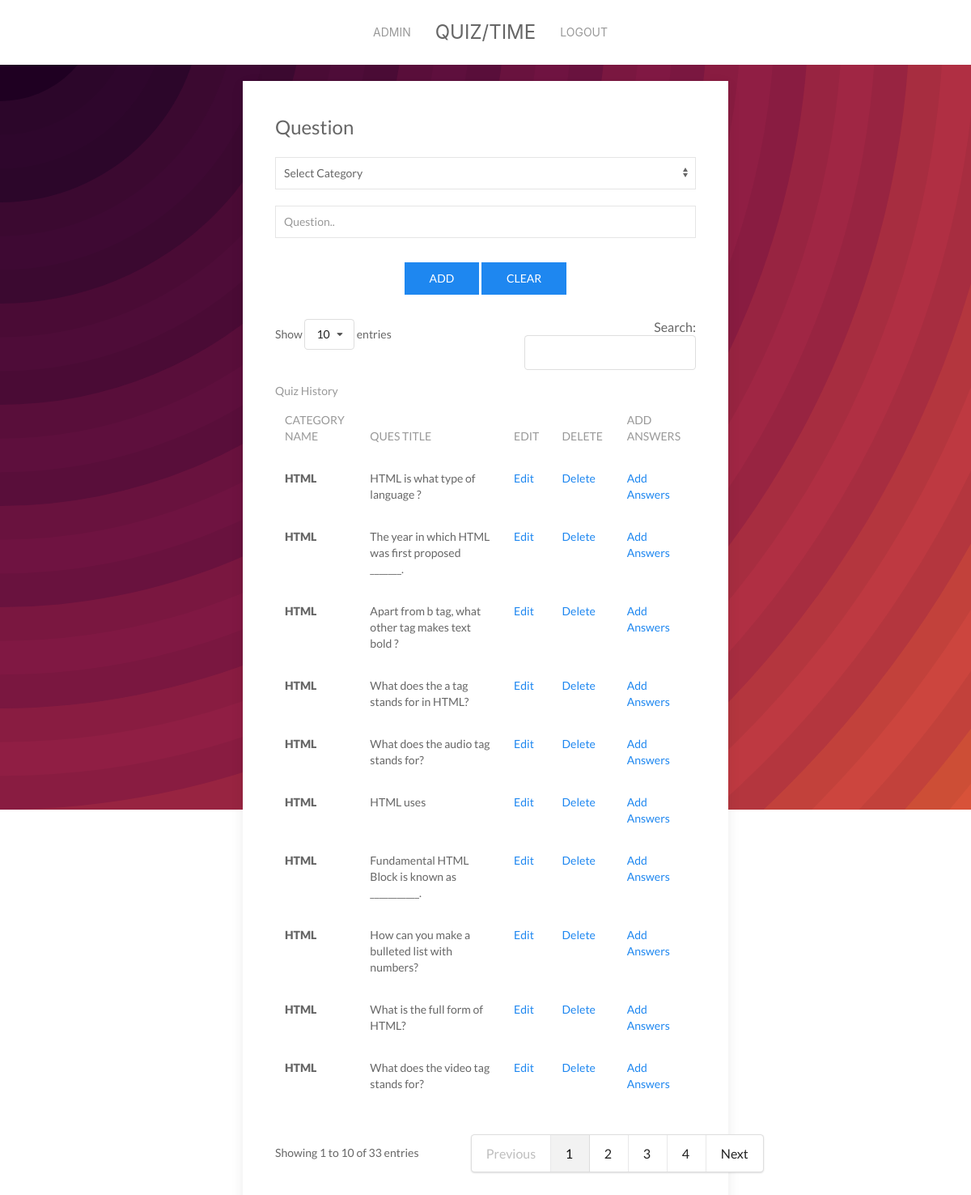
/admques.php (signed in), run on the app's committed database.
### tables this page shows
CREATE TABLE IF NOT EXISTS `tbque` (
  `qid` int(11) NOT NULL AUTO_INCREMENT,
  `qtit` varchar(256) NOT NULL,
  `qcatid` int(11) NOT NULL,
  `qadddat` datetime NOT NULL DEFAULT CURRENT_TIMESTAMP,
  PRIMARY KEY (`qid`),
  KEY `qcid_cid` (`qcatid`)
);

### admques.php (the view, shortened to what this page needs)
<?php
include_once "includes/header.php";
?>
    <div class="uk-card uk-card-default uk-card-hover  uk-card-body uk-width-1-2@m uk-width-1-2@s uk-align-center uk-margin-auto@s uk-margin-remove-top uk-margin-remove-bottom">
        <form method="post" action="admques.php">
            <fieldset class="uk-fieldset">
                <legend class="uk-legend">Question</legend>
                <div class="uk-margin">
                    <?php
                    echo "<select name='txtcat' class='uk-select'>";
                    echo "<option value=-1>Select Category</option>";
                    echo "</select>";
                    ?>
                </div>
                <div class="uk-margin">
                    <input class="uk-input" name="txtqtit" value="<?= isset($qnam) ? $qnam : null ?>" type="text"
                           placeholder="Question.." required>
                </div>
                <div class="uk-align-center uk-text-center">
                    <?php
                    if (!isset($_GET["m"])) {
                        ?>
                        <button type="submit" name="btnadd" class="uk-button uk-button-primary">ADD</button>
                        <?php
                    } else if (isset($_GET["m"]) && $_GET["m"] == "E") {
                        ?>
                        <button type="submit" name="btnupd" class="uk-button uk-button-primary">UPDATE
                        </button>
                        <?php
                    } else {
                        ?>
                        <button type="submit" name="btnadd" class="uk-button uk-button-primary">ADD</button>
                        <?php
                    }
                    ?>
                    <button type="submit" class="uk-button uk-button-primary">Clear</button>
                </div>
            </fieldset>
        </form>
        <?php
        $db = new db;
        $link = $db->dbconnect();
        $qry = "SELECT *,(select cnam from tbcat where cid=q.qcatid) FROM `tbque` q group by qtit order by qcatid";
        $res = mysqli_query($link, $qry);
        ?>
        <table id="dtBle" class="uk-table uk-table-hover uk-table-responsive">
            <caption>Quiz History</caption>
            <thead>
            <tr>
                <th>Category Name</th>
                <th>Ques Title</th>
                <th>Edit</th>
                <th>Delete</th>
                <th>Add Answers</th>
            </tr>
            </thead>
            <tbody>
            <?php
            while ($r = mysqli_fetch_row($res)) {
                ?>
                <tr>
                    <td><strong><span class="uk-text-bolder"><?= $r[4] ?></span></strong></td>
                    <td><?= $r[1] ?></td>
                    <td><a href="admques.php?qid=<?= $r[0] ?>&m=E">Edit</a></td>
                    <td><a href="admques.php?qid=<?= $r[0] ?>&m=D">Delete</a></td>
                    <td><a href="admans.php?qid=<?= $r[0] ?>">Add Answers</a></td>
                </tr>
                <?php
            }
            ?>
            </tbody>
        </table>
    </div>
<?php include_once "includes/footer.php"; ?>

### assets/css/main.css (style rules this page uses)
html { min-width:100%; min-height:100%; margin:0; padding:0; background-color: rgba(0,0,0,0); }
body { min-width:100%; min-height:100%; margin:0; padding:0; background-color: #ff9d00; background-repeat: no-repeat; -webkit-background-size: cover; -moz-background-size: cover; -o-background-size: cover; background-size: cover; }

### data on the page
tbque: r "HTML", qtit "HTML is what type of language ?"
tbque: r "HTML", qtit "The year in which HTML was first proposed _______."
tbque: r "HTML", qtit "Apart from b tag, what other tag makes text bold ?"
tbque: r "HTML", qtit "What does the a tag stands for in HTML?"
tbque: r "HTML", qtit "What does the audio tag stands for?"
tbque: r "HTML", qtit "HTML uses"
tbque: r "HTML", qtit "Fundamental HTML Block is known as ___________."
tbque: r "HTML", qtit "How can you make a bulleted list with numbers?"
tbque: r "HTML", qtit "What is the full form of HTML?"
tbque: r "HTML", qtit "What does the video tag stands for?"
